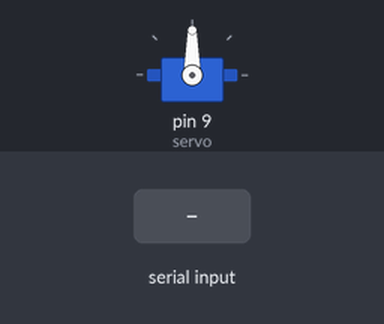
Recording of a sketch running on a simulated Arduino Uno, built with avr-gcc and run on an emulated ATmega328P. Parts: servo. The test bench sets the inputs (shaded band).

Above: at 1.2 s.
1.3 s: "0" received over Serial
At 1.7 s:
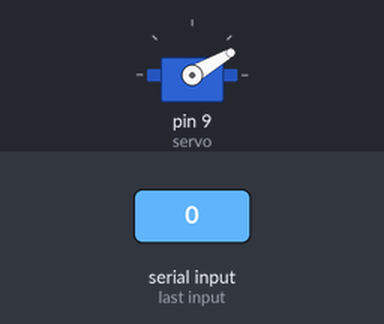
3.3 s: "1" received over Serial
At 3.7 s:
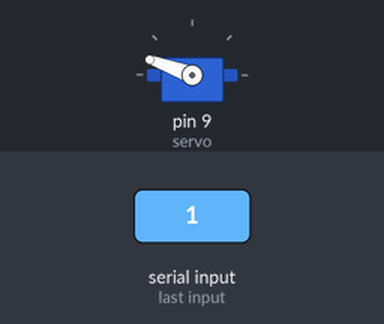
Timing chart, 0 to 6.3 s (numbered marks = the images above; inputs shaded):
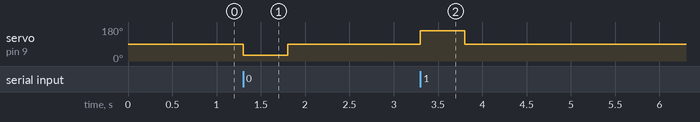

Measured:
- after the input at 1.3 s, servo on pin 9 (servo): 90° → 30° at once, → 90° 0.50 s later
- after the input at 3.3 s, servo on pin 9 (servo): 90° → 160° at once, → 90° 0.50 s later

The sketch:

bluethoot.ino
```cpp
#include <Servo.h>
Servo servo;

void setup() {
  servo.attach(9);
  Serial.begin(9600);
  servo.write(90);
}

void loop() {
 if(Serial.available() >0) {
  char data = Serial.read();
  switch(data) {
    case '0':
      servo.write(30);
      delay(500);
      servo.write(90);
    break;
    case '1':
      servo.write(160);
      delay(500);
      servo.write(90);
    break;
    default:
    break;
  }
 }
}
```
